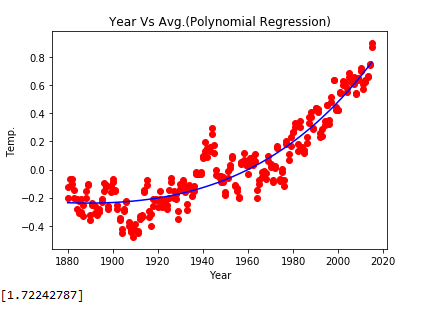

Recreate this plot in Python.
# -*- coding: utf-8 -*-
"""
Created on Sat Apr  4 22:33:33 2020

@author: cw
"""

# Polynomial Regression

# Importing the libraries
import numpy as np
import matplotlib.pyplot as plt
import pandas as pd

# Importing the dataset
dataset = pd.read_csv('annual_temp.csv')
X = dataset.iloc[:, 1:2].values
y = dataset.iloc[:, 2].values

# Fitting Linear Regression to the dataset
from sklearn.linear_model import LinearRegression
lin_reg = LinearRegression()
lin_reg.fit(X, y)

# Fitting Polynomial Regression to the dataset
from sklearn.preprocessing import PolynomialFeatures
poly_reg = PolynomialFeatures(degree = 12)
X_poly = poly_reg.fit_transform(X)
poly_reg.fit(X_poly, y)
lin_reg_2 = LinearRegression()
lin_reg_2.fit(X_poly, y)





# Visualising the Polynomial Regression results (for higher resolution and smoother curve)
X_grid = np.arange(min(X), max(X), 0.1)
X_grid = X_grid.reshape((len(X_grid), 1))
plt.scatter(X, y, color = 'red')
plt.plot(X_grid, lin_reg_2.predict(poly_reg.fit_transform(X_grid)), color = 'blue')
plt.title('Year Vs Avg.(Polynomial Regression)')
plt.xlabel('Year')
plt.ylabel('Temp.')
plt.show()




# Predicting a new result with Polynomial Regression
k=lin_reg_2.predict(poly_reg.fit_transform([[2050]]))
print(k)
